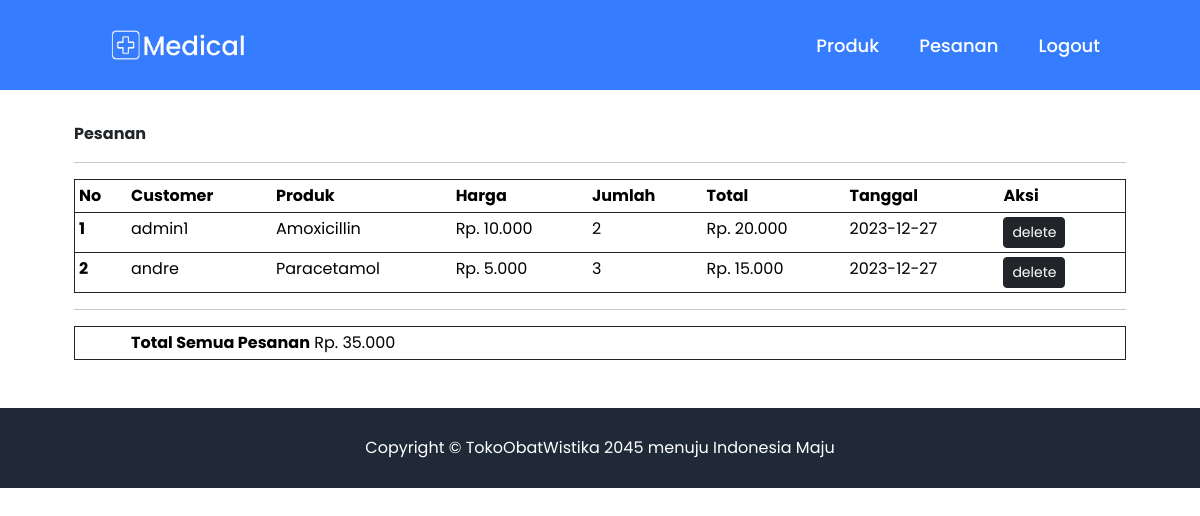
The app's page /admin/index.php?page=pesanan (signed in) with its own data.
### tables this page shows
CREATE TABLE `detailpesanan` (
  `id_detailpesanan` int(11) NOT NULL,
  `jumlah` int(11) NOT NULL,
  `id_produk` int(11) NOT NULL,
  `id_pesanan` int(11) NOT NULL
);

CREATE TABLE `user` (
  `id_user` int(11) NOT NULL,
  `role` varchar(255) DEFAULT NULL,
  `username` varchar(255) DEFAULT NULL,
  `password` varchar(255) DEFAULT NULL
);

CREATE TABLE `produk` (
  `id_produk` int(11) NOT NULL,
  `nama_produk` varchar(255) NOT NULL,
  `deskripsi_produk` varchar(255) NOT NULL,
  `harga` int(11) NOT NULL,
  `gambar` varchar(255) NOT NULL,
  `stok` int(11) DEFAULT NULL
);

CREATE TABLE `pesanan` (
  `id_pesanan` int(11) NOT NULL,
  `tanggal_pesanan` date NOT NULL,
  `id_user` int(11) DEFAULT NULL
);

### admin/pesanan.php (the view)
<div class="row justify-content-between">
	<div class="col-10"><b>Pesanan</b></div>
</div>
<hr>
<table class="table table-sm border border-dark">
	<thead class="thead-dark">
		<tr>
			<th scope="col" width="5%">No</th>
			<th scope="col">Customer</th>
			<th scope="col">Produk</th>
			<th scope="col">Harga</th>
			<th scope="col">Jumlah</th>
			<th scope="col">Total</th>
			<th scope="col">Tanggal</th>
			<th scope="col" width="12%">Aksi</th>
		</tr>
	</thead>
	<tbody>
		<?php
		$que   	= "SELECT * FROM detailpesanan
		JOIN pesanan ON pesanan.id_pesanan = detailpesanan.id_pesanan
		JOIN user ON user.id_user = pesanan.id_user
		JOIN produk ON produk.id_produk = detailpesanan.id_produk
		order by pesanan.id_pesanan";
		$select = mysqli_query($con,$que);
		$dana 	= 0;
  		$nomor  = 0;
		while($data= mysqli_fetch_array($select)){
		$nomor  = $nomor + 1;
			?>
			<tr>
				<th scope="row"><?php echo $nomor; ?></th>
				<td><?php echo $data['username']; ?></td>
				<td><?php echo $data['nama_produk']; ?></td>
				<td>
					<?php
					$uang = $data['harga'];
					$uang_format = number_format($uang, 0, ',', '.');
					echo "Rp. " . $uang_format;
					?>
				</td>
				<td><?php echo $data['jumlah']; ?></td>
				<td>
					<?php
					$total = $data['jumlah'] * $data['harga'];
					$total_format = number_format($total, 0, ',', '.');
					echo "Rp. " . $total_format;
					$dana = $dana + $total;
					?>
				</td>
				<td><?php echo $data['tanggal_pesanan']; ?></td>
				<td>
					<a href="index.php?page=pesanan-del&id=<?php echo $data['id_pesanan']; ?>"><button class="btn btn-dark btn-sm" type="button">delete</button></a>
				</td>
			</tr>
		<?php } ?>
	</tbody>
</table>
<?php
$dana_format = number_format($dana, 0, ',', '.');
?>
<hr>
<table class="table table-sm border border-dark">
	<tbody class="thead-dark">
		<tr>
			<td scope="col" width="5%">&nbsp;</td>
			<td scope="col"><?php echo "<b>Total Semua Pesanan</b> Rp. " . $dana_format; ?></td>
		</tr>
	</tbody>
</table>

### store.css (style rules this page uses)
* { margin: 0; padding: 0; box-sizing: border-box; font-family: "Poppins", sans-serif; }

### records on screen
detailpesanan: user.username "admin1", id_produk.nama_produk "Amoxicillin", id_produk.harga "10.000", jumlah "2", jumlah.harga "20.000", id_pesanan.tanggal_pesanan "2023-12-27"
detailpesanan: user.username "andre", id_produk.nama_produk "Paracetamol", id_produk.harga "5.000", jumlah "3", jumlah.harga "15.000", id_pesanan.tanggal_pesanan "2023-12-27"

### other values on screen
$dana_format "35.000"
